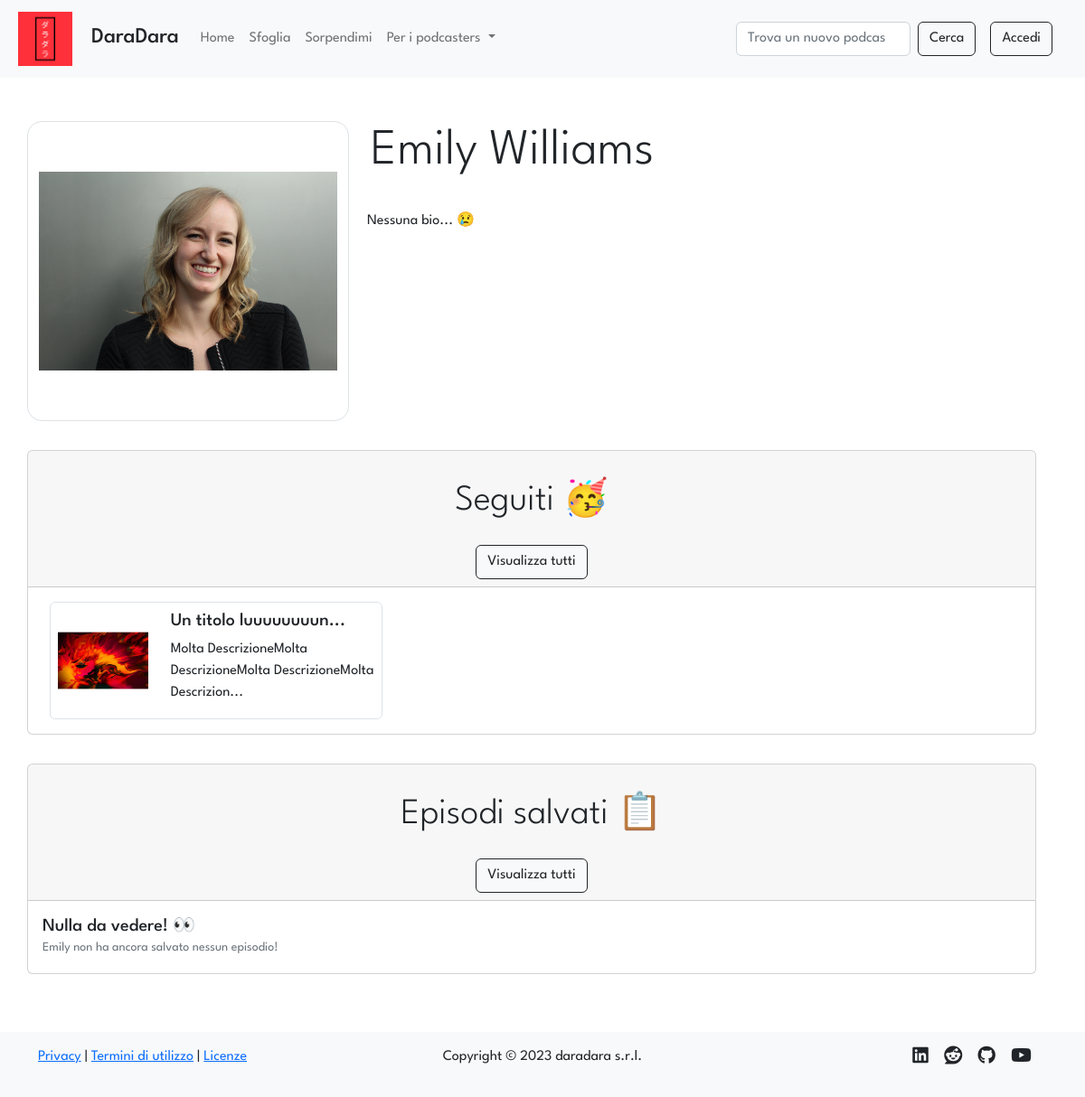
/profile/4, run on an earlier commit of the app's database.
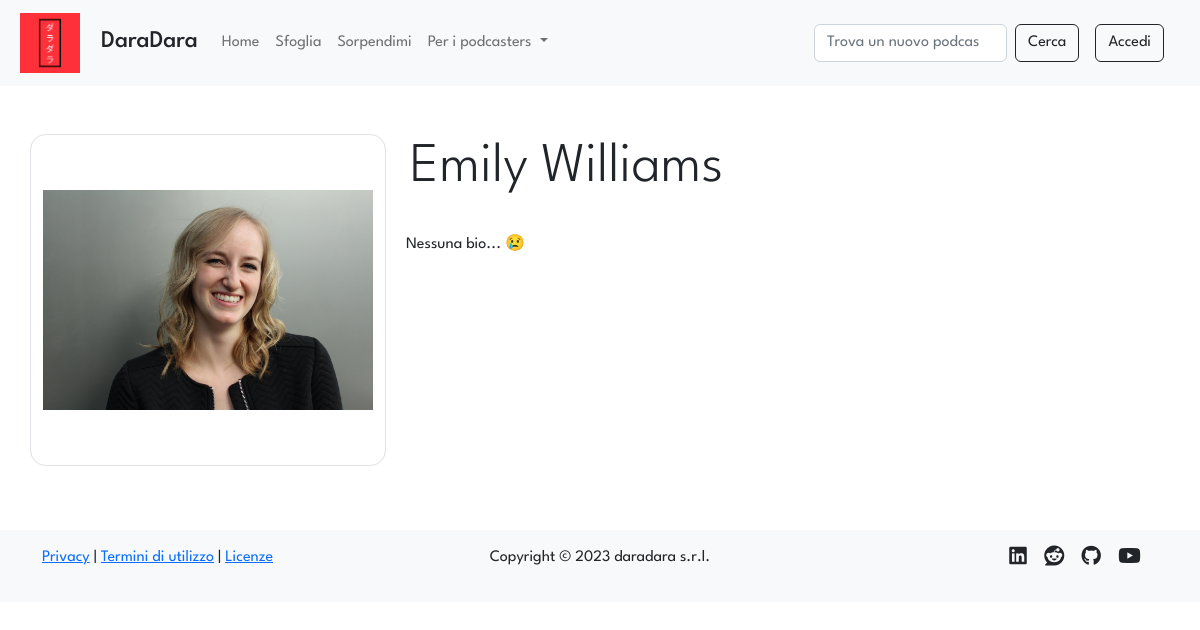
And on a later commit of the database.
### tables this page shows
CREATE TABLE "users" (
	"id"	INTEGER NOT NULL UNIQUE,
	"email"	TEXT NOT NULL UNIQUE,
	"password"	TEXT NOT NULL,
	"name"	TEXT NOT NULL,
	"surname"	TEXT NOT NULL,
	"propic"	TEXT NOT NULL,
	"priv_owned"	INTEGER NOT NULL DEFAULT 0,
	"priv_follows"	INTEGER NOT NULL DEFAULT 0,
	"priv_saves"	INTEGER NOT NULL DEFAULT 0,
	"bio"	TEXT,
	PRIMARY KEY("id" AUTOINCREMENT)
);

CREATE TABLE "follows" (
	"id_user"	INTEGER NOT NULL,
	"id_podcast"	INTEGER NOT NULL,
	"timestamp"	TEXT NOT NULL DEFAULT 'NO_TIMESTAMP',
	FOREIGN KEY("id_user") REFERENCES "users"("id"),
	PRIMARY KEY("id_user","id_podcast")
);

CREATE TABLE "podcasts" (
	"id"	INTEGER NOT NULL UNIQUE,
	"title"	TEXT NOT NULL UNIQUE,
	"desc"	TEXT NOT NULL,
	"img"	TEXT NOT NULL,
	"id_user"	INTEGER NOT NULL,
	FOREIGN KEY("id_user") REFERENCES "users"("id"),
	PRIMARY KEY("id" AUTOINCREMENT)
);

### app.py (the view)
@app.route('/profile/<int:id>')
def profile(id: int):
    user = dao.get_user(id)
    creators = dao.get_creators()
    is_creator = False
    if user and creators:
        podcasts = dao.get_podcasts_by_user(id_user=id)
        follows = dao.get_follows_join_podcasts(id_user=id)
        saves = dao.get_saves_join_episodes_podcasts(id_user=id)
        privacy = [dao.get_priv_owned(id), dao.get_priv_follows(id), dao.get_priv_saves(id)]
        for creator in creators:
            if creator['id'] == user['id']:
                is_creator = True
        is_owner = False
        if current_user.is_authenticated: # type: ignore
            is_owner = current_user.id == id # type: ignore
        session['previous_url'] = request.url
        return render_template('profile.html', user=user, podcasts=podcasts, follows=follows, saves=saves, is_creator=is_creator, is_owner=is_owner, privacy=privacy)
    else:
        flash(message='L\'utente cercato non esiste', category='warning')
        return redirect(session.get('previous_url', '/'))

### templates/profile.html (shortened to what this page needs)
{% extends 'layout.html' %}
{% block stylesheets %} <link rel="stylesheet" href="{{url_for('static', filename='stylesheets/profile.css')}}"> {% endblock %}
{% block content %}
<div class="row">
    <div class="row col-12 col-lg-4 d-flex justify-content-center align-items-center">
        <img src="{{url_for('static', filename='uploads/images/propics/{0}{1}'.format(user.id, user.propic))}}" alt="Immagine del profilo di {{user.name}}" class="img-fluid border rounded-4">
    </div>
    <div class="col">
        <div class="row display-4 mt-3 mt-lg-0 mb-3 mx-lg-0 mx-2"><p class="text-nowrap text-center text-lg-start">{{user.name}} {{user.surname}} {% if is_creator %}<i class="ms-2 fa-solid fa-podcast fa-xs"></i>{% endif %}</p></div>
        <div class="row mx-lg-0 mx-2 ps-2">
            {% if not user.bio %}
                {% if is_owner %}
                <p>Nessuna bio... 😢 <a class="vanilla-a" data-bs-toggle="modal" data-bs-target="#editBio"> vuoi aggiungerne una?</a></p>
                {% else %}
                Nessuna bio... 😢
                {% endif %}
            {% else %}
                <p class="text-center text-lg-start">{{user.bio}}
                    {% if is_owner %}
                        <a data-bs-toggle="modal" data-bs-target="#editBio" class="vanilla-a"><i class="ms-2">Modifica bio</i><i class="fa-solid fa-pen-to-square ms-2"></i></a>
                    {% endif %}
                </p>
            {% endif %}
        </div>
    </div>
</div>
<div class="row mt-lg-3">
    {% if is_owner or (not is_owner and privacy[1] == 0) %}
    <div class="row mt-3">
        <div id="follows" class="card mb-3 mx-lg-0 mx-2 p-0">
            <div class="row g-0">
                <div class="col-12 col-xxl-3 card-header d-flex flex-column justify-content-evenly align-items-center display-6">
                    <div class="row my-4 d-flex justify-content-center align-items-center">
                        <p class="text-nowrap text-center mb-0">Seguiti 🥳</p>
                    </div>
                    {% if is_owner %}
                        <div class="row g-5">
                            <a href="{{url_for('privatize_follows', id=user.id)}}" class="col d-flex justify-content-center align-items-center"><i class="fa-solid fa-eye{% if privacy[1]==1 %}-slash{% endif %} fa-xxs"></i></a>
                            {% if follows|length > 0 %}
                                <a href="{{url_for('follows', id=user.id)}}" class="col btn btn-light btn-outline-dark text-nowrap">Visualizza tutti</a>
                            {% elif follows|length == 0 and is_owner %}
                                <a href="{{url_for('categories')}}" class="col btn btn-light btn-outline-dark text-nowrap">Trova podcasts</a>
                            {% endif %}
                        </div>
                    {% else %}
                        {% if follows|length > 0 %}
                        <div class="row g-5">
                            <a href="{{url_for('follows', id=user.id)}}" class="col btn btn-light btn-outline-dark text-nowrap">Visualizza tutti</a>
                        </div>
                        {% elif follows|length == 0 and is_owner %}
                        <div class="row g-5">
                            <a href="{{url_for('categories')}}" class="col btn btn-light btn-outline-dark text-nowrap">Trova podcasts</a>
                        </div>
                        {% endif %}
                    {% endif %}
                </div>
                <div class="col">
                    <div class="card-body row g-2">
                        {% if follows %}
                        <div class="card-scroll">
                            {% for follow in follows[:5] %}
                            <a class="d-inline-block mx-2 border rounded-2 px-2" href="{{url_for('podcast', id=follow.id_podcast)}}">
                                <div class="row">
                                    <div class="col-4 d-flex align-items-center justify-content-center">
                                        <img src="{{url_for('static', filename='uploads/images/covers/{0}{1}'.format(follow.id, follow.img))}}" class="img-fluid" alt="Card image" style="max-width: 100px;">
                                    </div>
                                    <div class="col-8 mt-2" style="max-width: 250px;">
                                        {% if follow.title|length > 23 %}
                                            <h5 class="text-wrap text-break">{{follow.title[:20]}}...</h5>
                                        {% else %}
                                            <h5 class="text-wrap text-break">{{follow.title}}</h5>
                                        {% endif %}
                                        {% if follow.desc|length > 70 %}
                                            <p class="text-wrap text-break">{{follow.desc[:67]}}...</p>
                                        {% else %}
                                            <p class="text-wrap text-break" style="min-height: 72px;">{{follow.desc}}</p>
                                        {% endif %}
                                    </div>
                                </div>
                            </a>
                            {% endfor %}
                        </div>
                        {% endif %}
                    </div>
                </div>
            </div>
        </div>
    </div>
    {% endif %}
    {% if is_owner or (not is_owner and privacy[2] == 0) %}
    <div class="row mt-3">
        <div id="saves" class="card mb-3 mx-lg-0 mx-2 p-0">
            <div class="row g-0">
                <div class="col-12 col-xxl-3 card-header d-flex flex-column justify-content-evenly align-items-center display-6">
                    <div class="row my-4 d-flex justify-content-center align-items-center">
                        <p class="text-nowrap text-center mb-0">Episodi salvati 📋</p>
                    </div>
                    {% if is_owner %}
                        <div class="row g-5">
                            <a href="{{url_for('privatize_saves', id=user.id)}}" class="col d-flex justify-content-center align-items-center"><i class="fa-solid fa-eye{% if privacy[2]==1 %}-slash{% endif %} fa-xxs"></i></a>
                            {% if follows|length > 0 %}
                                <a href="{{url_for('saves', id=user.id)}}" class="col btn btn-light btn-outline-dark text-nowrap">Visualizza tutti</a>
                            {% elif follows|length == 0 and is_owner %}
                                <a href="{{url_for('categories')}}" class="col btn btn-light btn-outline-dark text-nowrap">Trova podcasts</a>
                            {% endif %}
                        </div>
                    {% else %}
                        {% if follows|length > 0 %}
                        <div class="row g-5">
                            <a href="{{url_for('saves', id=user.id)}}" class="col btn btn-light btn-outline-dark text-nowrap">Visualizza tutti</a>
                        </div>
                        {% elif follows|length == 0 and is_owner %}
                        <div class="row g-5">
                            <a href="{{url_for('categories')}}" class="col btn btn-light btn-outline-dark text-nowrap">Trova podcasts</a>
                        </div>
                        {% endif %}
                    {% endif %}
                </div>
                <div class="col">
                    <div class="card-body g-2">
                        {% if saves %}
                        <div class="card-scroll">
                            {% for save in saves[:5] %}
                            <a href="{{url_for('episode', id_pod=save.id, id_ep=save.ep_id)}}" class="d-inline-block mx-2 border rounded-2 px-2">
                                <div class="row">
                                    <div class="col-4 d-flex align-items-center justify-content-center">
                                        <img src="{{url_for('static', filename='uploads/images/covers/{0}{1}'.format(save.id, save.img))}}" class="img-fluid" alt="Card image" style="max-width: 100px;">
                                    </div>
                                    <div class="col-8 mt-2" style="max-width: 250px;">
                                        {% if save.title|length > 23 %}
                                            <h5 class="text-wrap text-break">{{save.title[:20]}}...</h5>
                                        {% else %}
                                            <h5 class="text-wrap text-break">{{save.title}}</h5>
                                        {% endif %}
                                        {% if save.desc|length > 70 %}
                                            <p class="text-wrap text-break">{{save.desc[:67]}}...</p>
                                        {% else %}
                                            <p class="text-wrap text-break" style="min-height: 72px;">{{save.desc}}</p>
                                        {% endif %}
                                    </div>
                                </div>
                            </a>
                            {% endfor %}
                        </div>
                        {% else %}
                            <h5 class="card-title mb-0">Nulla da vedere! 👀</h5>
                            {% if is_owner %}
                                <p class="card-text"><small class="text-muted">Salva i tuoi episodi preferiti per vederli qui la prossima volta!</small></p>
                            {% else %}
                                <p class="card-text"><small class="text-muted">{{user.name}} non ha ancora salvato nessun episodio!</small></p>
                            {% endif %}
                        {% endif %}
                    </div>
                </div>
            </div>
        </div>
    </div>
    {% endif %}
</div>
{% endblock %}

### templates/layout.html (shortened to what this page needs)
<!DOCTYPE html>
<html lang="it">
<head>
    <link href="https://cdn.jsdelivr.net/npm/bootstrap@5.2.3/dist/css/bootstrap.min.css" rel="stylesheet">
    <link href="{{url_for('static', filename='stylesheets/layout.css')}}" rel="stylesheet">
    {% block stylesheets %}{% endblock %}
</head>
<body>
    <nav class="navbar navbar-expand-lg bg-light sticky-top">
        <div class="container-fluid mx-2">
            <a class="navbar-brand" href="{{ url_for('index') }}">
                <img class="img-fluid nav-img" src="{{url_for('static', filename='ico/daradara_medium.png')}}" alt="Logo DaraDara">
                <h4 class="d-inline-block mt-0 ms-3">DaraDara</h4>
            </a>
            <div class="collapse navbar-collapse" id="navbarSupportedContent">
            <ul class="navbar-nav me-auto mb-2 mb-lg-0">
                <li class="nav-item">
                <a class="nav-link {% block homeActive %}{% endblock %}" aria-current="page" href="{{url_for('index')}}">Home</a>
                </li>
                <li class="nav-item">
                <a class="nav-link {% block searchActive %}{% endblock %}" href="{{url_for('categories')}}">Sfoglia</a>
                </li>
                <li class="nav-item">
                    <a class="nav-link {% block discoverActive %}{% endblock %}" href="{{url_for('random_pod')}}">Sorpendimi</a>
                </li>
                <li class="nav-item dropdown">
                <a class="nav-link dropdown-toggle" href="#" role="button" data-bs-toggle="dropdown" aria-expanded="false">
                    Per i podcasters
                </a>
                </li>
            </ul>
            <form class="d-flex" role="search">
                <input class="form-control me-2" type="search" placeholder="Trova un nuovo podcast" aria-label="Search">
                <button class="btn btn-light btn-outline-dark" type="submit">Cerca</button>
            </form>
            {% if not current_user.is_authenticated %}
            <a href = "{{url_for('login')}}" id="loginBtn" class="btn btn-light btn-outline-dark my-3 my-lg-0 mx-lg-3">Accedi</a>
            {% else %}
            <a href="{{url_for('profile', id = current_user.id)}}" id="profileBtn" class="btn btn-light btn-outline-dark my-3 my-lg-0 mx-lg-3">Profilo</a>
            <a href = "{{url_for('logout')}}" id="logoutBtn" class="btn btn-light btn-outline-dark my-3 my-lg-0 me-lg-3">Esci</a>
            {% endif %}
            </div>
        </div>
    </nav>
    <div class="container mt-5">
        {% block content %}{% endblock %}
    </div>
    <footer class="bg-light py-3 mt-5">
        <div class="container">
            <div class="row">
                <div class="col-4">
                    <p>
                        <a class="stock-a" href="{{url_for('terms')}}#privacy" target="_blank">Privacy</a> | <a class="stock-a" href="{{url_for('terms')}}#terms" target="_blank">Termini di utilizzo</a> | <a class="stock-a" href="{{url_for('terms')}}#licences" target="_blank">Licenze</a>
                    </p>
                </div>
                <div class="col">
                    <p class="text-center">Copyright &copy; 2023 daradara s.r.l.</p>
                </div>
                <div class="col-2 offset-2 d-flex flex-row-reverse justify-content-evenly social-icons">
                    <a href="https://youtube.com/playlist?list=PLs7DWGc_wmwTg9F9SkP6GWtJ5FV36dIxp" target="_blank"><i class="fab fa-youtube fa-lg"></i></a>
                    <a href="https://github.com/nMaax" target="_blank"><i class="fab fa-github fa-lg"></i></a>
                    <a href="https://www.reddit.com/r/podcasts/" target="_blank"><i class="fab fa-reddit fa-lg"></i></a>
                    <a href="https://www.linkedin.com/in/massimiliano-carli/" target="_blank"><i class="fab fa-linkedin fa-lg"></i></a>
                </div>
            </div>
        </div>
    </footer>
</body>
</html>

What changed in the data, as far as the page shows it:
no longer on this page (row unchanged): follows: img (picture), title "Un titolo luuuuuuuun", desc "Molta DescrizioneMolta DescrizioneMolta DescrizioneMolta Descrizion"
changed users "Emily": name "Emily" → (not shown)
Also different on the page:
text no longer shown: "Seguiti 🥳 Visualizza tutti Episodi salvati 📋 Visualizza tutti Nulla da vedere! 👀 non ha ancora salvato nessun episodio!"
